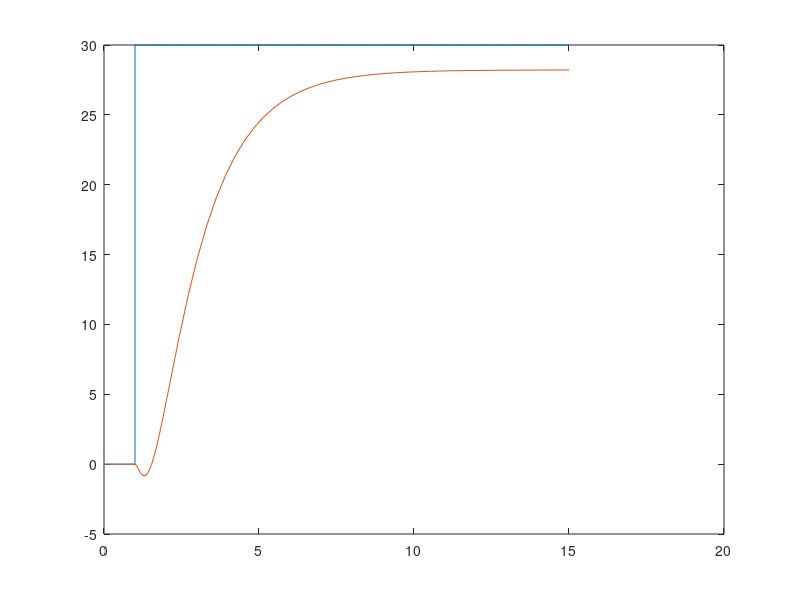

Recreate this plot in MATLAB.
% Test af fuld observer vs reduceret observer

load datafeedback.mat
data1=ans;
tid1=data1(1,:); pind1=data1(3,:); arm1=data1(2,:);

pind1 = (pind1*180)/pi;
arm1 = (arm1*180)/pi;

figure(1);
plot(tid1,pind1,tid1,arm1)

